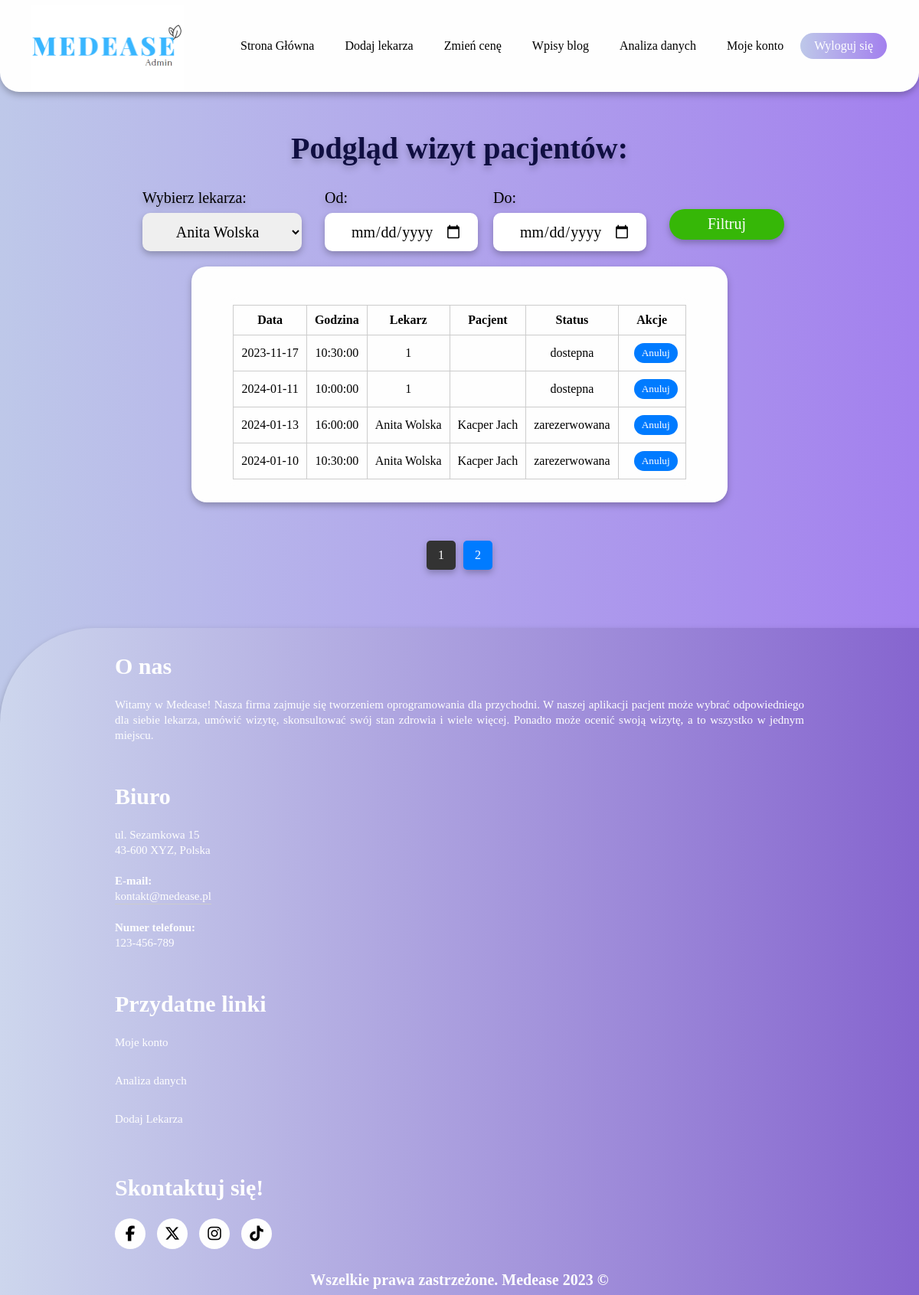
Screenshot of /adminSite/adminLookVisit.php?page=2 (signed in) with the database file from the repository.
### tables this page shows
CREATE TABLE `wizyty` (
  `id` int(11) NOT NULL AUTO_INCREMENT,
  `data_wizyty` date NOT NULL,
  `available_hour` time NOT NULL,
  `doctor_id` varchar(255) NOT NULL,
  `status_wizyty` enum('dostepna','zarezerwowana','anulowana') NOT NULL DEFAULT 'dostepna',
  PRIMARY KEY (`id`)
);

CREATE TABLE `pacjenci` (
  `id` int(11) NOT NULL AUTO_INCREMENT,
  `id_pacjenta` varchar(255) NOT NULL,
  `wiek` int(11) NOT NULL,
  `pesel` int(20) NOT NULL,
  `miasto` varchar(255) NOT NULL,
  `województwo` varchar(255) NOT NULL,
  `adres_email` varchar(255) NOT NULL,
  PRIMARY KEY (`id`)
);

### adminSite/adminLookVisit.php (the view, shortened to what this page needs)
<?php
require '../Logowanie/config.php';
if (isset($_POST['filter-btn'])) {
    $start_date = $_POST['start_date'];
    $end_date = $_POST['end_date'];
    $doctor_id = isset($_POST['doctor_id']) ? $conn->real_escape_string($_POST['doctor_id']) : null;
    $sql = "SELECT wizyty.id, wizyty.data_wizyty, wizyty.available_hour, wizyty.doctor_id,
            pacjenci.id_pacjenta, wizyty.status_wizyty
            FROM wizyty
            LEFT JOIN dostepnosc ON wizyty.id = dostepnosc.id_wizyty
            LEFT JOIN pacjenci ON dostepnosc.id_pacjenta = pacjenci.id
            WHERE wizyty.data_wizyty BETWEEN '$start_date' AND '$end_date'";
    if (!is_null($doctor_id)) {
        $sql .= " AND wizyty.doctor_id = '$doctor_id'";
    }
} else {
    $sql = "SELECT wizyty.id, wizyty.data_wizyty, wizyty.available_hour, wizyty.doctor_id,
            pacjenci.id_pacjenta, wizyty.status_wizyty
            FROM wizyty
            LEFT JOIN dostepnosc ON wizyty.id = dostepnosc.id_wizyty
            LEFT JOIN pacjenci ON dostepnosc.id_pacjenta = pacjenci.id";
}
$countQuery = "SELECT COUNT(*) as total FROM ($sql) as countTable";
$countResult = $conn->query($countQuery);
$countRow = $countResult->fetch_assoc();
$totalRecords = $countRow['total'];
$records_per_page = 4;
$page = isset($_GET['page']) ? $_GET['page'] : 1;
$offset = ($page - 1) * $records_per_page;
$sql .= " LIMIT $offset, $records_per_page";
$result = $conn->query($sql);
?>
<!DOCTYPE html>
<html lang="en">
<head>
    <link rel="stylesheet" href="/style.css">
</head>
<body>
    <header>
        <div class="logo">
            <a href="/indexLogged.php"> <img src="/images/medease_admin.png"></a>
        </div>
        <nav>
            <ul>
                <li>
                    <a href="/indexLogged.php">Strona Główna</a>
                </li>
                <li>
                    <a href="/adminSite/addingDoctor.php">Dodaj lekarza</a>
                </li>
                <li>
                    <a href="/adminSite/addingPrice.php">Zmień cenę</a>
                </li>
                <li>
                    <a href="/adminSite/addingBlog.php">Wpisy blog</a>
                </li>
                <li>
                    <a href="dataAnalysis.php">Analiza danych</a>
                </li>
                <li>
                    <a href="/adminSite/adminAccount.php">Moje konto</a>
                </li>
                <li>
                    <a href="/Logowanie/logout.php" class="active">Wyloguj się</a>
                </li>
            </ul>
        </nav>
    </header>
    <div class="wysoko_adminLook">
        <p class="lekarz-wybierz">Podgląd wizyt pacjentów:</p>
        <div class="lookUsers">
            <form method="post" class="lookVis">
                <div class="slct-wrapper">
                    <p>Wybierz lekarza:</p>
                    <select name="doctor_id" id="doctor_id" class="wybor_lekarza">
                        <?php
                        $doctor_query = "SELECT imienazwisko FROM doctors";
                        $doctor_result = $conn->query($doctor_query);
                        while ($row = $doctor_result->fetch_assoc()) {
                            echo "<option value='" . $row['imienazwisko'] . "'>" . $row['imienazwisko'] . "</option>";
                        }
                        ?>
                    </select>
                </div>
                <div class="slct-wrapper">
                    <p>Od:</p>
                    <input type="date" name="start_date" placeholder="Data początkowa">
                </div>
                <div class="slct-wrapper">
                    <p>Do:</p>
                    <input type="date" name="end_date" placeholder="Data końcowa">
                </div>
                <button type="submit" class="filtruj" name="filter-btn">Filtruj</button>
            </form>
            <div class="vtableUsers">
                <?php
                if ($result->num_rows > 0) {
                    echo '<div class="tble-cennik">';
                    echo '<table>';
                    echo '<thead>';
                    echo '<tr>';
                    echo '<th>Data</th>';
                    echo '<th>Godzina</th>';
                    echo '<th>Lekarz</th>';
                    echo '<th>Pacjent</th>';
                    echo '<th>Status</th>';
                    echo '<th>Akcje</th>';
                    echo '</tr>';
                    echo '</thead>';
                    echo '<tbody>';
                    while ($row = $result->fetch_assoc()) {
                        echo '<tr>';
                        echo '<td>' . $row["data_wizyty"] . '</td>';
                        echo '<td>' . $row["available_hour"] . '</td>';
                        echo '<td>' . $row["doctor_id"] . '</td>';
                        echo '<td>' . $row["id_pacjenta"] . '</td>';
                        echo '<td>' . $row["status_wizyty"] . '</td>';
                        echo '<td>';
                        echo '<button type="submit" class="edit-btn" name="anuluj_wizyte">Anuluj</button>';
                        echo '</td>';
                        echo '</tr>';
                    }
                    echo '</tbody>';
                    echo '</table>';
                    echo '</div>';
                } else {
                    echo "Brak danych do wyświetlenia.";
                }
                ?>
            </div>
            <?php
            echo '<div class="pagination">';
            for ($i = 1; $i <= ceil($totalRecords / $records_per_page); $i++) {
                $active_class = ($i == $page) ? 'active' : '';
                echo '<a class="' . $active_class . '" href="?page=' . $i . '">' . $i . '</a>';
            }
            echo '</div>';
            ?>
        </div>
    </div>
    <footer>
        <div class="foo">
            <div class="col-1">
                <h1>O nas</h1>
                <p class="footer-text">Witamy w Medease! Nasza firma zajmuje się tworzeniem oprogramowania dla przychodni. W naszej aplikacji pacjent może wybrać odpowiedniego dla siebie lekarza, umówić wizytę, skonsultować
                    swój stan zdrowia i wiele więcej. Ponadto może ocenić swoją wizytę, a to wszystko w jednym miejscu.</p>
            </div>
            <div class="col-1">
                <h1>Biuro</h1>
                <p class="footer-text">ul. Sezamkowa 15</p>
                <p>43-600 XYZ, Polska</p>
                <p class="email-id"><b>E-mail:</b> <br> kontakt@medease.pl</p>
                <p><b>Numer telefonu: </b> <br> 123-456-789</p>
            </div>
            <div class="col-1">
                <h1>Przydatne linki</h1>
                <ul>
                    <li><a href="/adminSite/adminAccount.php">Moje konto</a></li>
                    <li><a href="/adminSite/dataAnalysis.php">Analiza danych</a></li>
                    <li><a href="/adminSite/addingDoctor.php">Dodaj Lekarza</a></li>
                </ul>
            </div>
            <div class="col-1">
                <h1>Skontaktuj się!</h1>
                <div class="sociale">
                    <a href="https://www.facebook.com/">
                        <div class="circle"><i class="fa-brands fa-facebook-f"></i></div>
                    </a>
                    <a href="https://twitter.com/">
                        <div class="circle"><i class="fa-brands fa-x-twitter"></i></div>
                    </a>
                    <a href="https://instagram.com/">
                        <div class="circle"><i class="fa-brands fa-instagram"></i></div>
                    </a>
                    <a href="https://tiktok.com/">
                        <div class="circle"><i class="fa-brands fa-tiktok"></i></div>
                    </a>
                </div>
            </div>
        </div>
        <p class="copyright"> Wszelkie prawa zastrzeżone. Medease 2023 ©</p>
    </footer>
</body>
</html>

### style.css (style rules this page uses)
* { padding: 0; margin: 0; box-sizing: border-box; font-family: 'Poppins'; list-style: none; text-decoration: none; }
body { background: linear-gradient(to right, #BEC8E9, #a380ee); filter: drop-shadow(0px 4px 4px rgba(0, 0, 0, 0.25)); }
img { width: 100%; }
header { width: 100%; height: 120px; background: #fefefe; display: flex; align-items: center; justify-content: space-between; padding: 0 40px; border-radius: 0 0 25px 25px; margin: 0 auto; }
.logo { width: 200px; margin-top: 8px; }
nav ul { display: flex; }
nav ul li a { color: black; display: block; margin: 0 2px; font-weight: 0; padding: 8px 18px; transition: 0.2s; border-radius: 30px; }
nav ul li a.active { background: linear-gradient(to right, #BEC8E9, #a380ee); color: white; }
footer { width: 100%; position: absolute; bottom: 0; background: linear-gradient(to right, #cdd6ed, #8665cf); color: #fefefe; padding: 10px 0; border-top-left-radius: 125px; font-size: 15px; line-height: 20px; }
.foo { width: 80%; margin: auto; display: flex; flex-wrap: wrap; align-items: flex-start; justify-content: space-between; }
.col-1 { flex-basis: 25%; padding: 30px; }
.email-id { width: fit-content; border-bottom: 1px solid #ccc; margin: 20px 0; }
.col-1 ul li { margin-top: 30px; list-style: none; margin-bottom: 10px; }
.col-1 ul li a { text-decoration: none; color: #fefefe; }
.sociale { margin-top: 30px; display: flex; align-items: center; }
.sociale .circle { font-size: 20px; color: #000; background: #fefefe; width: 40px; height: 40px; border-radius: 50%; text-align: center; line-height: 40px; margin-right: 15px; cursor: pointer; }
.copyright { font-size: 20px; text-align: center; font-weight: 700; }
.footer-text { margin-top: 30px; text-align: justify; }
.lekarz-wybierz { text-align: center; margin-top: 50px; font-size: 40px; font-weight: 600; color: #100F42; }
.wybor_lekarza { margin-right: 10px; border: none; text-align: center; height: 50px; padding: 10px; font-size: 20px; border-radius: 10px; }
.slct-wrapper { text-align: justify; margin: 0 10px; }
.slct-wrapper p { margin-top: 10px; font-size: 18px; margin-bottom: 8px; }
.pagination { display: flex; justify-content: center; margin-top: 50px; }
.pagination a { display: block; padding: 10px 15px; margin: 0 5px; background-color: #333; color: #fff; text-decoration: none; border-radius: 5px; }
.pagination a.active { background-color: #007BFF; }
.wysoko_adminLook { display: flex; flex-direction: column; align-items: center; text-align: center; justify-content: flex-start; height: 1020px; }
.vtableUsers { display: flex; align-items: center; justify-content: center; background: #fefefe; padding: 20px; width: 700px; border-radius: 20px; margin: auto; }
.filtruj { width: 150px; height: 40px; margin-top: 20px; margin-left: 20px; color: #fefefe; font-size: 20px; border: none; border-radius: 20px; background-color: #36b707; cursor: pointer; }
.lookVis { margin-top: 20px; margin-bottom: 30px; display: flex; flex-direction: row; align-items: center; text-align: center; }
.lookVis p { font-size: 20px; }
.lookVis input { border-radius: 10px; font-size: 20px; height: 50px; width: 200px; padding: 20px; text-align: center; border: none; }
.tble-hpracy table th, td { padding: 10px; border: 1px solid #ccc; text-align: center; }
.tble-cennik { background: #fefefe; border-radius: 20px; width: auto; padding: 10px; margin-top: 20px; }
.tble-cennik table { width: 100%; border-collapse: collapse; }
.tble-cennik table th, td { padding: 10px; border: 1px solid #ccc; text-align: center; }
.tble-cennik .edit-btn, .delete-btn { background-color: #007BFF; border-radius: 20px; color: #fff; border: none; padding: 5px 10px; cursor: pointer; margin-left: 10px; transition: background-color 0.3s; }
@media (max-width: 1500px) { .wysoko_adminLook { height: 700px; } }
@media (max-width: 1500px) { footer { bottom: unset; } }
@media (max-width: 1500px) { .col-1 { flex-basis: 100%; } }

### rows the page displays
wizyty: data_wizyty "2023-11-17", available_hour "10:30:00", doctor "1", status_wizyty "dostepna"
wizyty: data_wizyty "2024-01-11", available_hour "10:00:00", doctor "1", status_wizyty "dostepna"
wizyty: data_wizyty "2024-01-13", available_hour "16:00:00", doctor "Anita Wolska", pacjenci.id_pacjenta "Kacper Jach", status_wizyty "zarezerwowana"
wizyty: data_wizyty "2024-01-10", available_hour "10:30:00", doctor "Anita Wolska", pacjenci.id_pacjenta "Kacper Jach", status_wizyty "zarezerwowana"

### other values shown
form field doctor_id "Anita Wolska"
